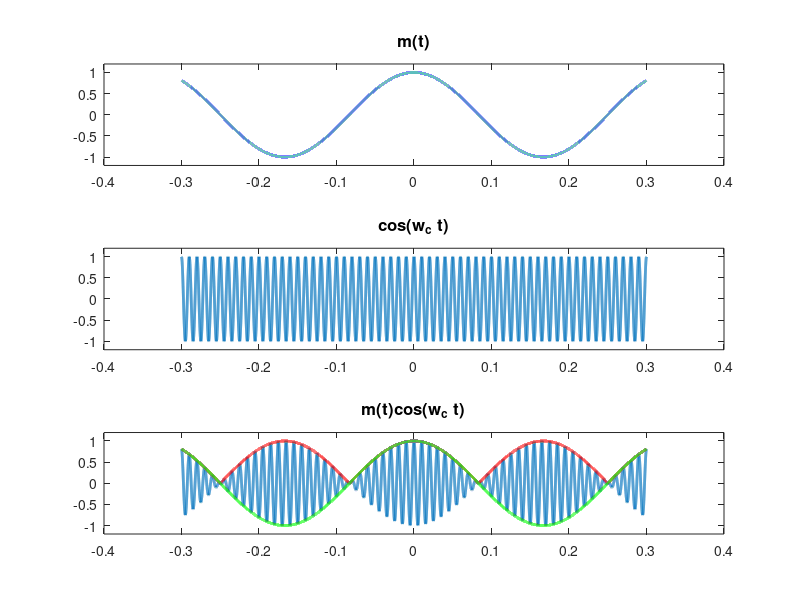
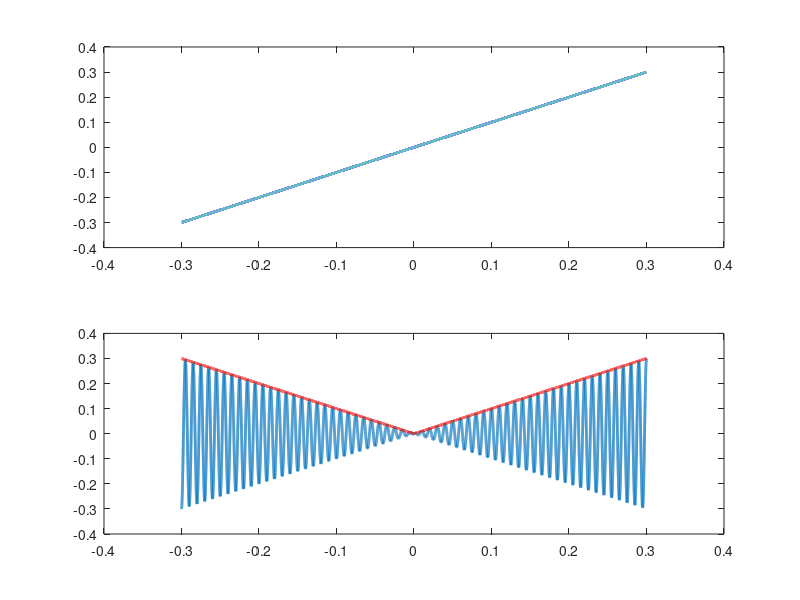
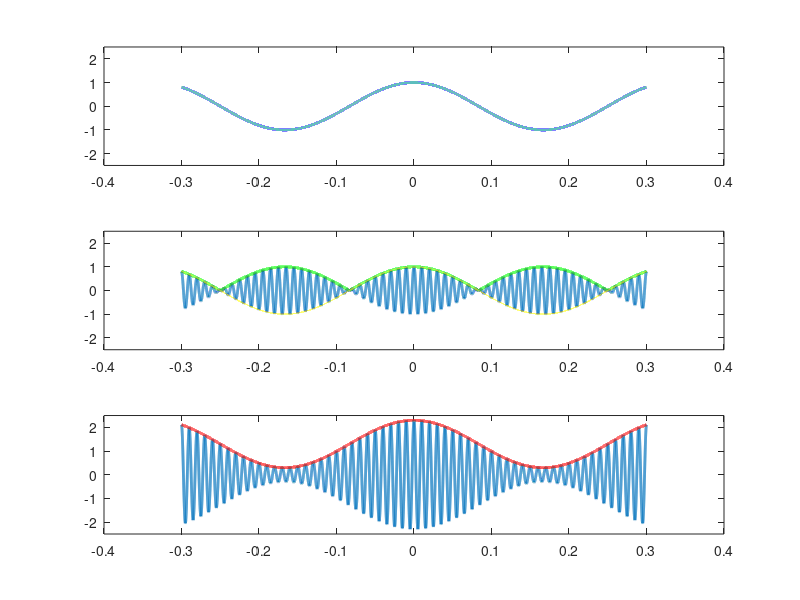

The MATLAB script that drew these images, in order:
close all
%Time
t=-0.3:0.00001:0.3;
%Frequency of the baseband signal
fm = 3;
%Carrier frequency
fc=100;
%Baseband signal
m = cos(2*pi*fm*t);
%Carrier signal
c = cos(2*pi*fc*t);
%Amplitude modulation DSB-SC
s = m .* c;


figure(1)
subplot(311), plot(t,m,'LineWidth',2);title('m(t)','FontSize',12);
ylim([-1.2 1.2]);
subplot(312), plot(t,c,'LineWidth',2);title('cos(w_c t)','FontSize',12);
ylim([-1.2 1.2]);
subplot(313), plot(t,s,'LineWidth',2);title('m(t)cos(w_c t)','FontSize',12);
hold on
subplot(313), plot(t,abs(m),'r','LineWidth',2);
subplot(313), plot(t,m,'g-','LineWidth',2);

ylim([-1.2 1.2]);

figure(2);
subplot(211), plot(t,t,'LineWidth',2);

subplot(212), plot(t,c .* t,'LineWidth',2);hold on
subplot(212), plot(t,abs(t),'r','LineWidth',2);

A = 1.3;

figure(3);
subplot(311), plot(t,m,'LineWidth',2);
ylim([-2.5 2.5])
subplot(312), plot(t,c .*  + m,'LineWidth',2);
hold on
plot(t,abs(m),'g','LineWidth',2);
plot(t,m,'y');
ylim([-2.5 2.5])
subplot(313), plot(t,c .* (A + m),'LineWidth',2);
ylim([-2.5 2.5])
hold on
plot(t,A+m,'r','LineWidth',2);





